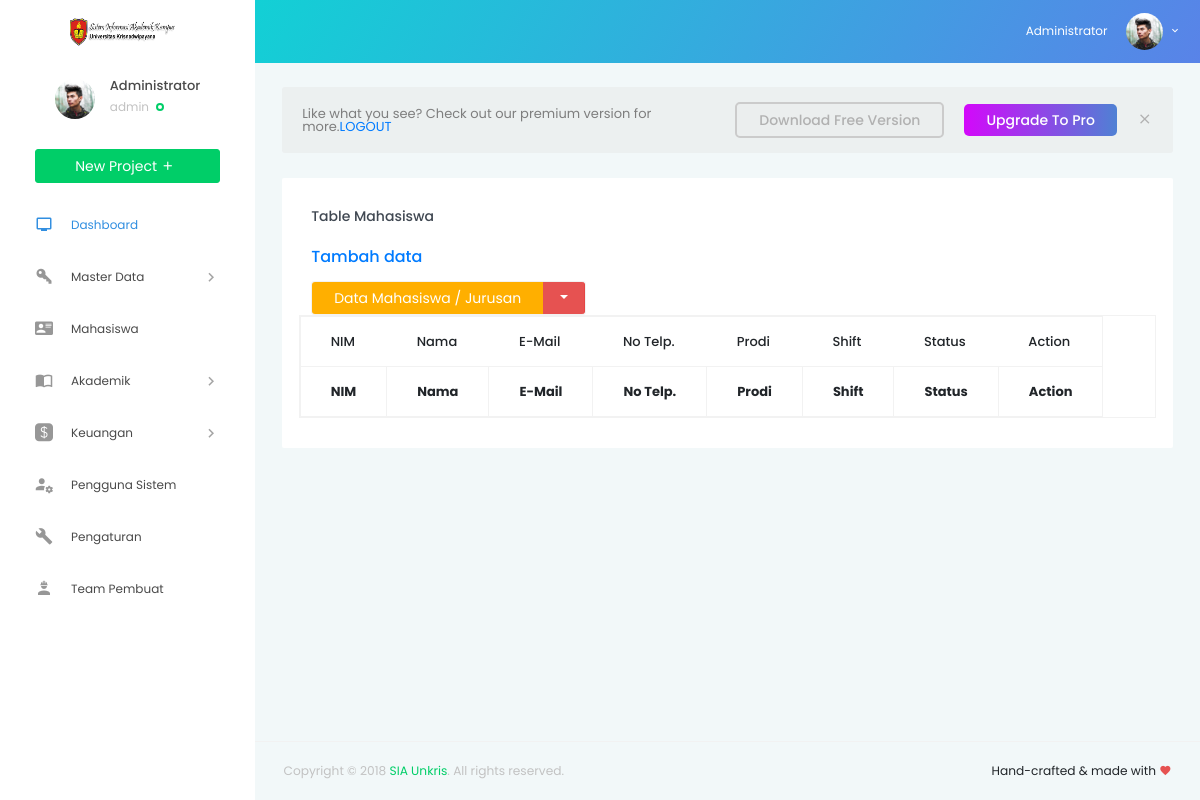
Before: /mesin/index.php (signed in) with the older database file.
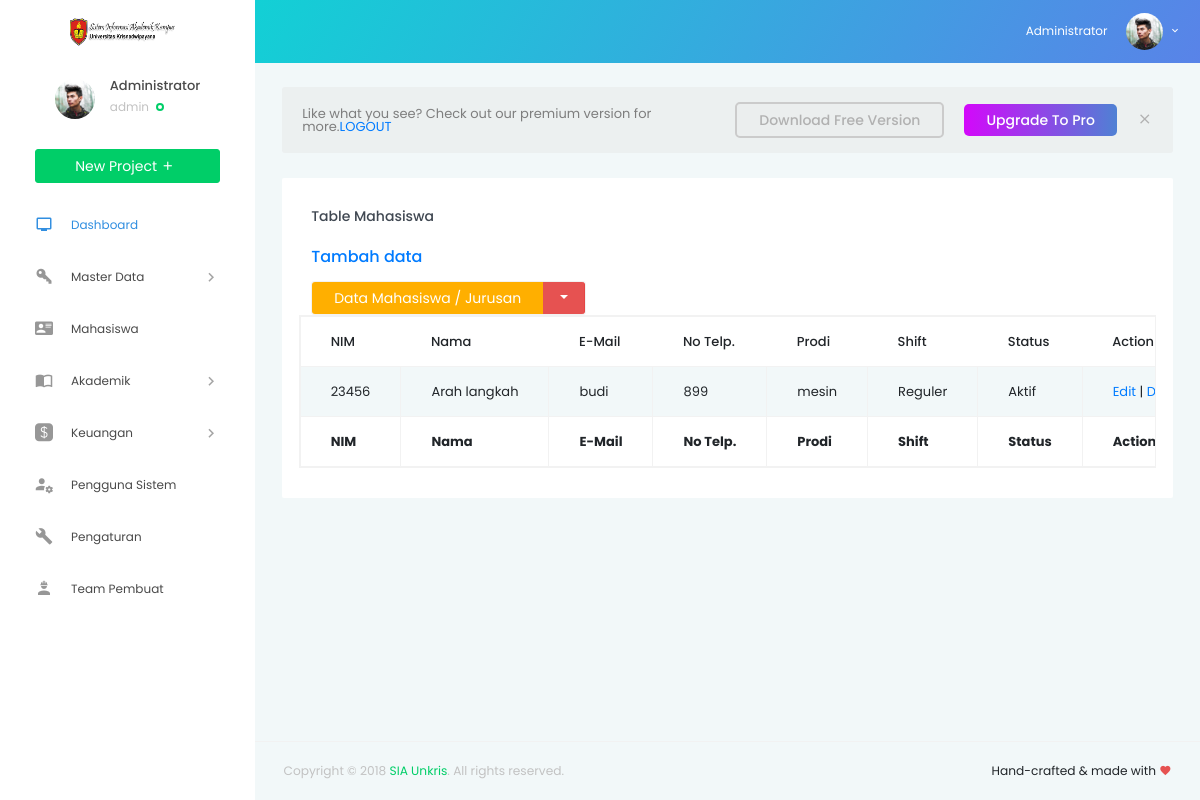
After: the same page with the newer database file.
### tables this page shows
CREATE TABLE `data_mahasiswa` (
  `nim` int(50) NOT NULL,
  `nama` varchar(50) NOT NULL,
  `email` varchar(50) NOT NULL,
  `no_telp` int(50) NOT NULL,
  `prodi` varchar(100) NOT NULL,
  `shift` varchar(100) NOT NULL,
  `status` varchar(50) NOT NULL
);

### mesin/index.php (the view, shortened to what this page needs)
<!DOCTYPE html>
<html lang="en">
<head>
  <link rel="stylesheet" href="../vendors/iconfonts/mdi/css/materialdesignicons.min.css">
  <link rel="stylesheet" href="../vendors/css/vendor.bundle.base.css">
  <link rel="stylesheet" href="../vendors/css/vendor.bundle.addons.css">
  <link rel="stylesheet" href="../public/css/style.css">
</head>
<body>
  <div class="container-scroller">
      <?php require "../partials/_navbar.php"; ?>
    <div class="container-fluid page-body-wrapper">
      <?php require "../partials/_sidebar.php"; ?>
      <div class="main-panel">
        <div class="content-wrapper">
          <div class="row purchace-popup">
            <div class="col-12">
              <span class="d-block d-md-flex align-items-center">
                <p>Like what you see? Check out our premium version for more.<a href="../sistem/logout.php">LOGOUT</a></p>
                <a class="btn ml-auto download-button d-none d-md-block" href="https://github.com/BootstrapDash/StarAdmin-Free-Bootstrap-Admin-Template" target="_blank">Download Free Version</a>
                <a class="btn purchase-button mt-4 mt-md-0" href="https://www.bootstrapdash.com/product/star-admin-pro/" target="_blank">Upgrade To Pro</a>
                <i class="mdi mdi-close popup-dismiss d-none d-md-block"></i>
              </span>
            </div>
          </div>
          <div class="row">
        <div class="col-lg-12 grid-margin stretch-card">
          <div class="card">
            <div class="card-body">
              <h4 class="card-title">Table Mahasiswa</h4>
              <h5 class="card-description">
                <a href="input.php">Tambah data</a>
              </h5>
              <div class="btn-group">
                <button type="button" class="btn btn-warning">Data Mahasiswa / Jurusan</button>
                <button type="button" class="btn btn-danger dropdown-toggle dropdown-toggle-split" data-toggle="dropdown">
                </button>
              </div>
				  <div class="m-form m-form--label-align-right m--margin-top-20 m--margin-bottom-30">
          <div class="row">
          <?php
          $sql = 'SELECT nim, nama, email, no_telp, prodi, shift, status FROM data_mahasiswa WHERE prodi = "mesin"';
          $query = mysqli_query($conn, $sql);
          echo '<table id="example" class="table table-striped table-bordered table-responsive" style="width:100%">
            <thead>
            <tr>
                <th>NIM</th>
                <th>Nama</th>
                <th>E-Mail</th>
                <th>No Telp.</th>
                <th>Prodi</th>
                <th>Shift</th>
                <th>Status</th>
                <th>Action</th>
            </tr>
            </thead>
                <tbody>';
                      while ($row = mysqli_fetch_array($query)) {
                        echo "<tr>";
                        echo "<td>".$row['nim']."</td>";
                        echo "<td>".$row['nama']."</td>";
                        echo "<td>".$row['email']."</td>";
                        echo "<td>".$row['no_telp']."</td>";
                        echo "<td>".$row['prodi']."</td>";
                        echo "<td>".$row['shift']."</td>";
                        echo "<td>".$row['status']."</td>";
                        echo "<td align='center'><a href='form-edit.php?nim=$row[nim]'>Edit</a> | <a href='delete.php?nim=$row[nim]'>Delete</a></td></tr>";
                      }
                      echo '
              </tbody>
              <tfoot>
                <tr>
                    <th>NIM</th>
                    <th>Nama</th>
                    <th>E-Mail</th>
                    <th>No Telp.</th>
                    <th>Prodi</th>
                    <th>Shift</th>
                    <th>Status</th>
                    <th>Action</th>
                </tr>
            </tfoot>
            </table>';
            ?>
                  </div>
                  </div>
                </div>
              </div>
            </div>
       	  </div>
        </div>
        <?php require "../partials/_fotter.php"; ?>
      </div>
    </div>
  </div>
</body>
</html>

Changed rows visible on the page:
added data_mahasiswa: nim "23456", nama "Arah langkah", email "budi", no_telp "899", prodi "mesin", shift "Reguler", status "Aktif"
